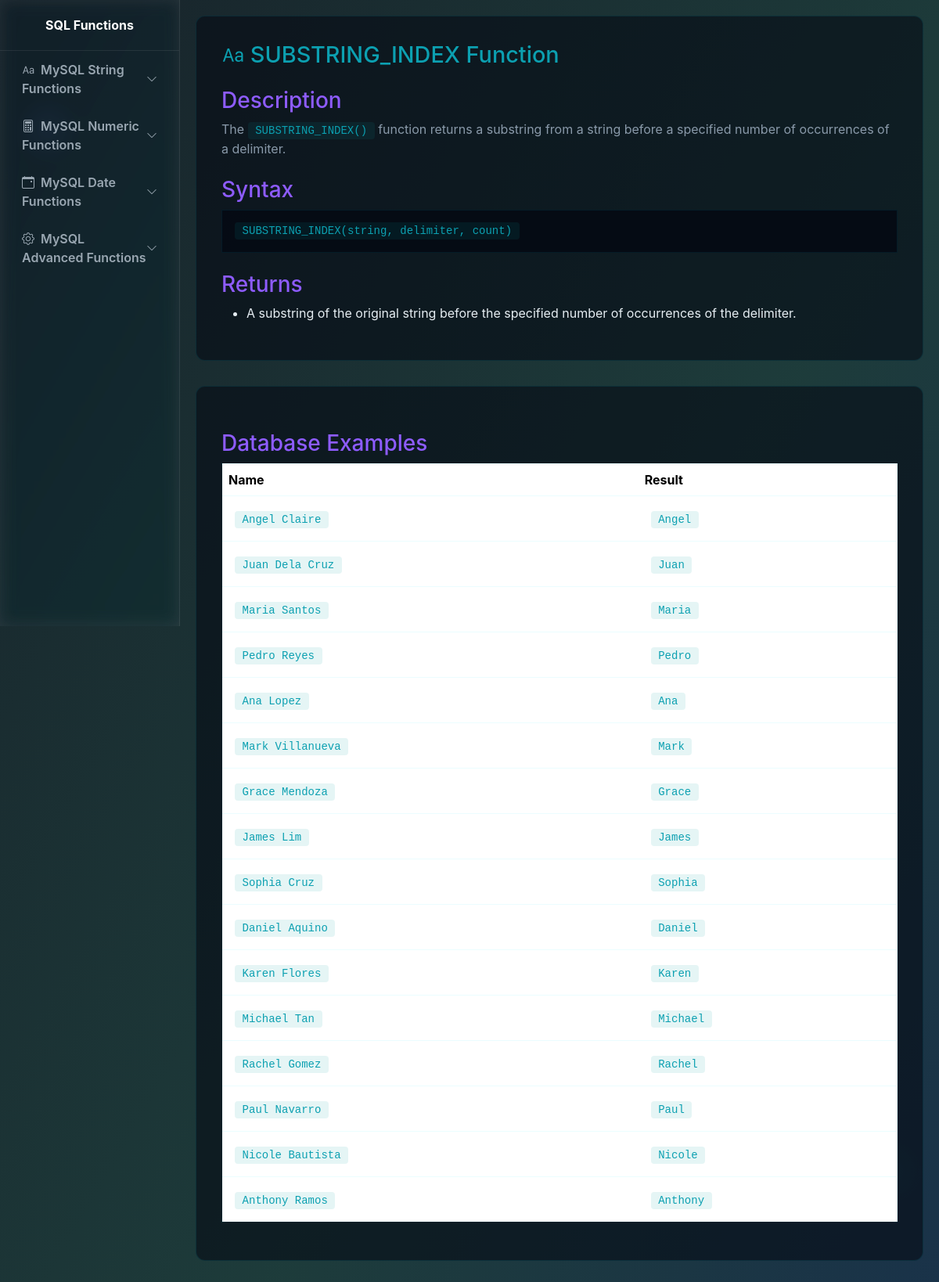
The page /pages/string/substring_index.php on the database its author committed.
### tables this page shows
CREATE TABLE `employee` (
  `ID` int(11) NOT NULL,
  `Name` varchar(50) NOT NULL,
  `Department` varchar(50) NOT NULL,
  `Salary` decimal(10,2) NOT NULL,
  `Hire_Date` date NOT NULL
);

### pages/string/substring_index.php (the view, shortened to what this page needs)
<!DOCTYPE html>
<html lang="en">
<head>
  <link href="https://cdn.jsdelivr.net/npm/bootstrap@5.3.2/dist/css/bootstrap.min.css" rel="stylesheet">
  <link href="https://cdn.jsdelivr.net/npm/bootstrap-icons@1.10.5/font/bootstrap-icons.css" rel="stylesheet">
    <link href="/IT223-TASK3/style.css" rel="stylesheet">
</head>
<body>
  <aside class="sidebar" id="sidebar">
    <div class="brand">
      <div class="fw-bold">SQL Functions</div>
    </div>
    <nav class="px-2">
      <a class="nav-link d-flex justify-content-between align-items-center"
         data-bs-toggle="collapse" href="#stringFunctions" role="button"
         aria-expanded="false" aria-controls="stringFunctions">
        <span><i class="bi bi-type me-2"></i>MySQL String Functions</span>
        <i class="bi bi-chevron-down small"></i>
      </a>
      <a class="nav-link d-flex justify-content-between align-items-center"
         data-bs-toggle="collapse" href="#numericFunctions" role="button"
         aria-expanded="false" aria-controls="numericFunctions">
        <span><i class="bi bi-calculator me-2"></i>MySQL Numeric Functions</span>
        <i class="bi bi-chevron-down small"></i>
      </a>
      <a class="nav-link d-flex justify-content-between align-items-center"
         data-bs-toggle="collapse" href="#dateFunctions" role="button"
         aria-expanded="false" aria-controls="dateFunctions">
        <span><i class="bi bi-calendar-event me-2"></i>MySQL Date Functions</span>
        <i class="bi bi-chevron-down small"></i>
      </a>
      <a class="nav-link d-flex justify-content-between align-items-center"
         data-bs-toggle="collapse" href="#advancedFunctions" role="button"
         aria-expanded="false" aria-controls="advancedFunctions">
        <span><i class="bi bi-gear me-2"></i>MySQL Advanced Functions</span>
        <i class="bi bi-chevron-down small"></i>
      </a>
    </nav>
  </aside>
<div class="page-content">
  <div class="function-card">
    <h2><i class="bi bi-type me-2"></i>SUBSTRING_INDEX Function</h2>
    <h3>Description</h3>
    <p>The <code>SUBSTRING_INDEX()</code> function returns a substring from a string before a specified number of occurrences of a delimiter.</p>
    <h3>Syntax</h3>
    <pre><code>SUBSTRING_INDEX(string, delimiter, count)</code></pre>
    <h3>Returns</h3>
    <ul style="color: #e6eef3;">
      <li>A substring of the original string before the specified number of occurrences of the delimiter.</li>
    </ul>
  </div>
  <div class="function-card">
    <h3>Database Examples</h3>
    <table class="table example-table">
      <thead>
        <tr>
          <th>Name</th>
          <th>Result</th>
        </tr>
      </thead>
      <tbody>
        <?php
          include "../../config.php";
              $sql = "SELECT ID, Name, Department, SUBSTRING_INDEX(Name, ' ', 1) AS result FROM employee LIMIT 20";
              $result = $conn->query($sql);
              if ($result) {
                while ($row = $result->fetch_assoc()) {
                  echo "<tr>";
                  echo "<td><code>" . htmlspecialchars($row['Name']) . "</code></td>";
                  echo "<td><code>" . htmlspecialchars($row['result']) . "</code></td>";
                  echo "</tr>";
                }
              } else {
                echo "<tr><td colspan=\"4\">Query error: " . htmlspecialchars($conn->error) . "</td></tr>";
              }
        ?>
      </tbody>
    </table>
  </div>
</div>
</body>
</html>

### style.css (style rules this page uses)
:root { --bg:#0B0F16; --card: rgba(255,255,255,0.05); --glass: rgba(255, 255, 255, 0.06); --glass1: rgba(13, 43, 70, 0.712); --accent1:#00E5FF; --accent2:#8E5CFF; --accent3:#0ca0b1; --muted:#9AA7B2; --glass-border: rgba(255,255,255,0.08); --cardA: rgba(69, 47, 140, 0.701); }
body { margin: 0; font-family: Inter, system-ui, -apple-system, "Segoe UI", Roboto, "Helvetica Neue", Arial; color: #e6eef3; min-height: 100vh; background: radial-gradient(600px 400px at 10% 10%, rgba(92,110,255,0.06), transparent 8%), radial-gradient(700px 450px at 90% 90%, rgba(0,229,168,0.04), transparent 8%); position: relative; overflow-x: hidden; }
.sidebar { width: 230px; position: fixed; height: 100vh; top: 0; left: 0; background: var(--glass); backdrop-filter: blur(10px) saturate(120%); border-right: 1px solid var(--glass-border); color: white; display: flex; flex-direction: column; transition: all .3s ease; z-index: 3000; overflow: hidden; }
.sidebar .brand { text-align: center; padding: 20px; border-bottom: 1px solid var(--glass-border); }
.sidebar nav { flex: 1; overflow-y: auto; padding-bottom: 20px; }
.sidebar nav a, .sidebar nav .nav-link { display: block; color: var(--muted); padding: 12px 20px; text-decoration: none; font-weight: 600; border-radius: 8px; transition: all .2s; }
.page-content { margin-left: 230px; padding: 20px; background: transparent; transition: margin-left .3s; }
h2, h3, h5, h6 { color: var(--accent1); }
.function-card { background: rgba(6, 11, 20, 0.6); border: 1px solid rgba(0, 229, 255, 0.1); border-radius: 12px; padding: 2rem; margin-bottom: 2rem; }
.function-card h2 { color: var(--accent3); font-size: 1.8rem; }
.function-card h3 { color: var(--accent2); margin-top: 1.5rem; }
.function-card p { color: #8a9aaa; }
.function-card code { background: rgba(0, 155, 155, 0.1); color: var(--accent3); padding: 0.2rem 0.6rem; border-radius: 4px; font-family: "Courier New", monospace; }
.function-card pre { background: rgba(6, 11, 20, 0.9); border: 1px solid rgba(0, 229, 255, 0.08); padding: 1rem; overflow-x: auto; color: var(--accent3); }
.example-table { background: rgba(6, 11, 20, 0.5); border: 1px solid rgba(0, 229, 255, 0.08); border-radius: 8px; }
.example-table thead { background: rgba(6, 11, 20, 0.8); color: var(--accent3); }
.example-table td { color: #7a8a99; padding: 1rem; }

### rows shown on the page
employee: Name "Angel Claire", result "Angel"
employee: Name "Juan Dela Cruz", result "Juan"
employee: Name "Maria Santos", result "Maria"
employee: Name "Pedro Reyes", result "Pedro"
employee: Name "Ana Lopez", result "Ana"
employee: Name "Mark Villanueva", result "Mark"
employee: Name "Grace Mendoza", result "Grace"
employee: Name "James Lim", result "James"
employee: Name "Sophia Cruz", result "Sophia"
employee: Name "Daniel Aquino", result "Daniel"
employee: Name "Karen Flores", result "Karen"
employee: Name "Michael Tan", result "Michael"
employee: Name "Rachel Gomez", result "Rachel"
employee: Name "Paul Navarro", result "Paul"
employee: Name "Nicole Bautista", result "Nicole"
employee: Name "Anthony Ramos", result "Anthony"
